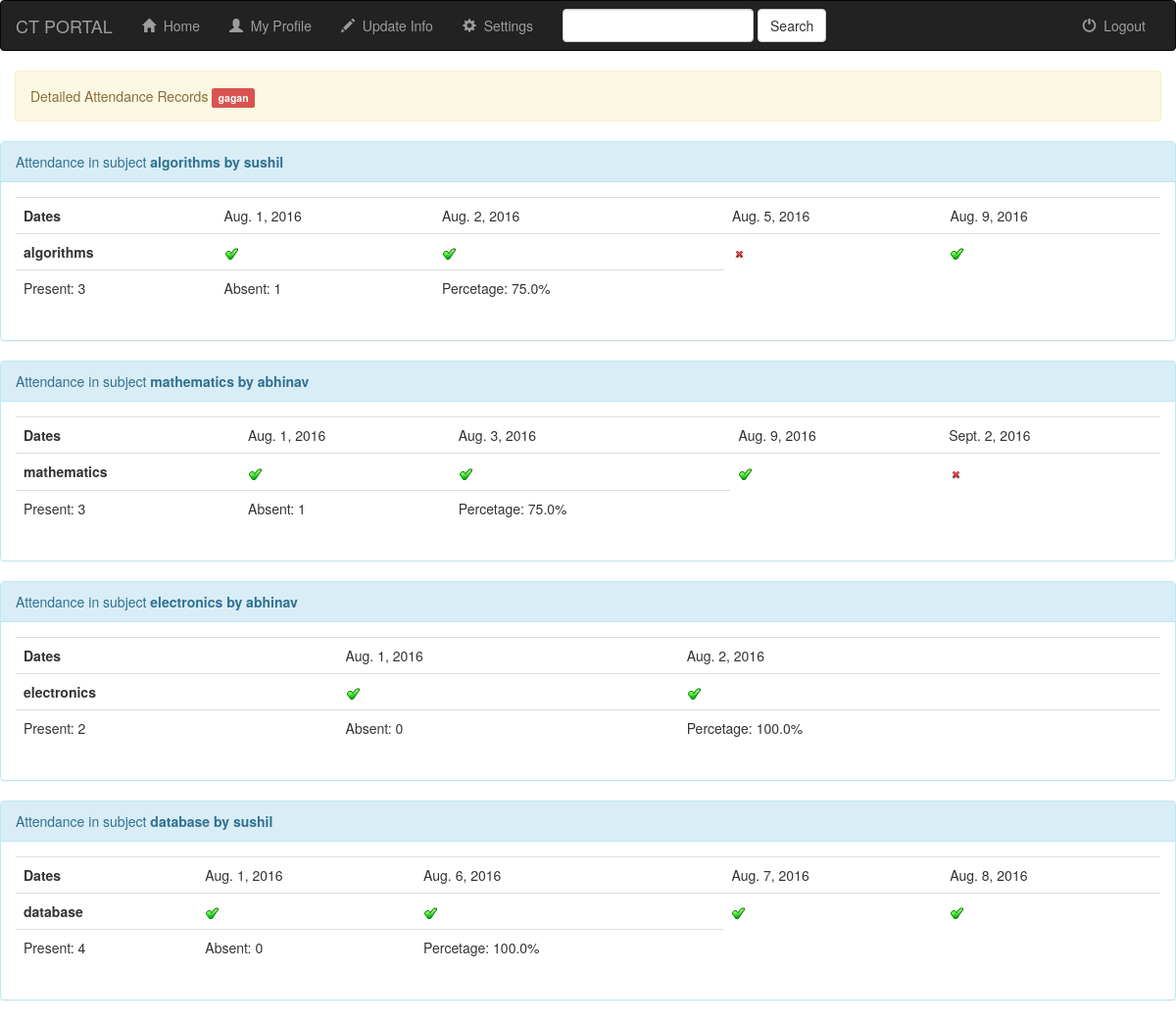
/timesheet/15 (signed in), run on the app's committed database.
### SIS/models.py (models this page shows, shortened)
class Student(models.Model):
    user=models.OneToOneField(User,on_delete=models.CASCADE,null=True)
    photo=models.FileField(blank=True, null=True)
    DOB=models.DateField()
    tenth_marks=models.FloatField(default=0)
    inter_marks=models.FloatField(default=0)
    current_marks=models.FloatField(default=0)
    branch = models.CharField(max_length=100,
        choices=(('Computer Science & Engineering','Computer Science & Engineering'),('Electrical Engineering','Electrical Engineering'),('Civil Engineering','Civil Engineering'),('Others','Others')),
        default='Computer Science & Engineering',
        )
    year = models.IntegerField(
        choices=((1,'Ist Year'),(2,'IInd Year'),(3,'IIIrd Year'),(4,'IVth Year')),
        default=1,
        )

class SelectedSubject(models.Model):
    subject=models.ForeignKey(to=Subject, related_name="studies", null=True, blank=True)
    student=models.ForeignKey(to=Student, related_name="selected", null=True, blank=True)
    def percentage(self):
        p,a=self.present(),self.absent()
        s=p+a
        if s!=0:
            return str(round(p*100.0/s,2))+"%"
        else:
            return 'N.A'
    def present(self):
        a=self.attendance.all()
        return a.filter(present=True).count()
    def absent(self):
        a=self.attendance.all()
        return a.filter(present=False).count()
    def timesheet(self):
        return self.attendance.all().order_by('Date')

class Subject(models.Model):
    subject_name=models.CharField(max_length=100)
    faculty=models.ForeignKey(to=Faculty, related_name="teaches", null=True, blank=True)

class Faculty(models.Model):
    user=models.OneToOneField(User,on_delete=models.CASCADE,null=True)
    photo=models.FileField()
    specialization=models.CharField(max_length=100)

class AttendanceRecord(models.Model):
    selected_subject=models.ForeignKey(to=SelectedSubject, related_name="attendance", null=True, blank=True)
    Date=models.DateField(null=True)
    present=models.BooleanField()

### SIS/views.py (the view)
# urls.py: url(r'^timesheet/(?P<id>[\-\d]+)$', PublicTimesheet, name='publicTimesheet'),
@login_required
def PublicTimesheet(request,id):
    return render(request,'login/timesheet.html',{'student':Student.objects.get(id=id)})

### Templates/login/timesheet.html (shortened to what this page needs)
{% extends 'base.html' %}
{% load staticfiles %}
{% block body %}
<div class="container-fluid songs-container">
	<div class="alert alert-warning">
        Detailed Attendance Records <label class="label label-danger label-xl">{{ student.user.first_name }}</label><input type="hidden" name="subject" value={{ subject }}/></div>
    </div>
             {% for sub in student.selected.all %}
                 <div class="panel panel-info">
	                    <div class="panel-heading">Attendance in subject <strong> {{ sub.subject.subject_name }} by {{ sub.subject.faculty.user.first_name }} </strong></div>
                <div class="panel-body">
				<table class="table">
                    <tbody>
                        <tr>
							<th>Dates</th>
                            {% for p in sub.timesheet %}
							<td>
							{{p.Date}}
							</td>
							{% endfor %}
                        </tr>
						<tr>
							<th>{{ sub.subject.subject_name }}</th>
                            {% for p in sub.timesheet %}
							<td>
							{% if p.present  %} <img src="{% static 'check.gif' %}" > {% else %} <img src="{% static 'cross.png' %}">{% endif %}
							</td>
							{% endfor %}
                        </tr>
                        <tr>
                            <td>
						        Present: {{ sub.present }}
					        </td>
					        <td>
						        Absent: {{ sub.absent }}
					        </td>
					        <td>
						        Percetage: {{ sub.percentage }}
					        </td>
                        </tr>
                    </tbody>
                </table>
                </div>
                </div>
			{% endfor %}
{% endblock %}

### data on the page
Student: user.first_name "gagan"
SelectedSubject: subject.subject_name "algorithms", subject.faculty.user.first_name "sushil", present "3", absent "1", percentage "75.0%"
AttendanceRecord: Date "Aug. 1, 2016", present True (drawn)
AttendanceRecord: Date "Aug. 2, 2016", present True (drawn)
AttendanceRecord: Date "Aug. 5, 2016", present False (drawn)
AttendanceRecord: Date "Aug. 9, 2016", present True (drawn)
SelectedSubject: subject.subject_name "mathematics", subject.faculty.user.first_name "abhinav", present "3", absent "1", percentage "75.0%"
AttendanceRecord: Date "Aug. 1, 2016", present True (drawn)
AttendanceRecord: Date "Aug. 3, 2016", present True (drawn)
AttendanceRecord: Date "Aug. 9, 2016", present True (drawn)
AttendanceRecord: Date "Sept. 2, 2016", present False (drawn)
SelectedSubject: subject.subject_name "electronics", subject.faculty.user.first_name "abhinav", present "2", absent "0", percentage "100.0%"
AttendanceRecord: Date "Aug. 1, 2016", present True (drawn)
AttendanceRecord: Date "Aug. 2, 2016", present True (drawn)
SelectedSubject: subject.subject_name "database", subject.faculty.user.first_name "sushil", present "4", absent "0", percentage "100.0%"
AttendanceRecord: Date "Aug. 1, 2016", present True (drawn)
AttendanceRecord: Date "Aug. 6, 2016", present True (drawn)
AttendanceRecord: Date "Aug. 7, 2016", present True (drawn)
AttendanceRecord: Date "Aug. 8, 2016", present True (drawn)
